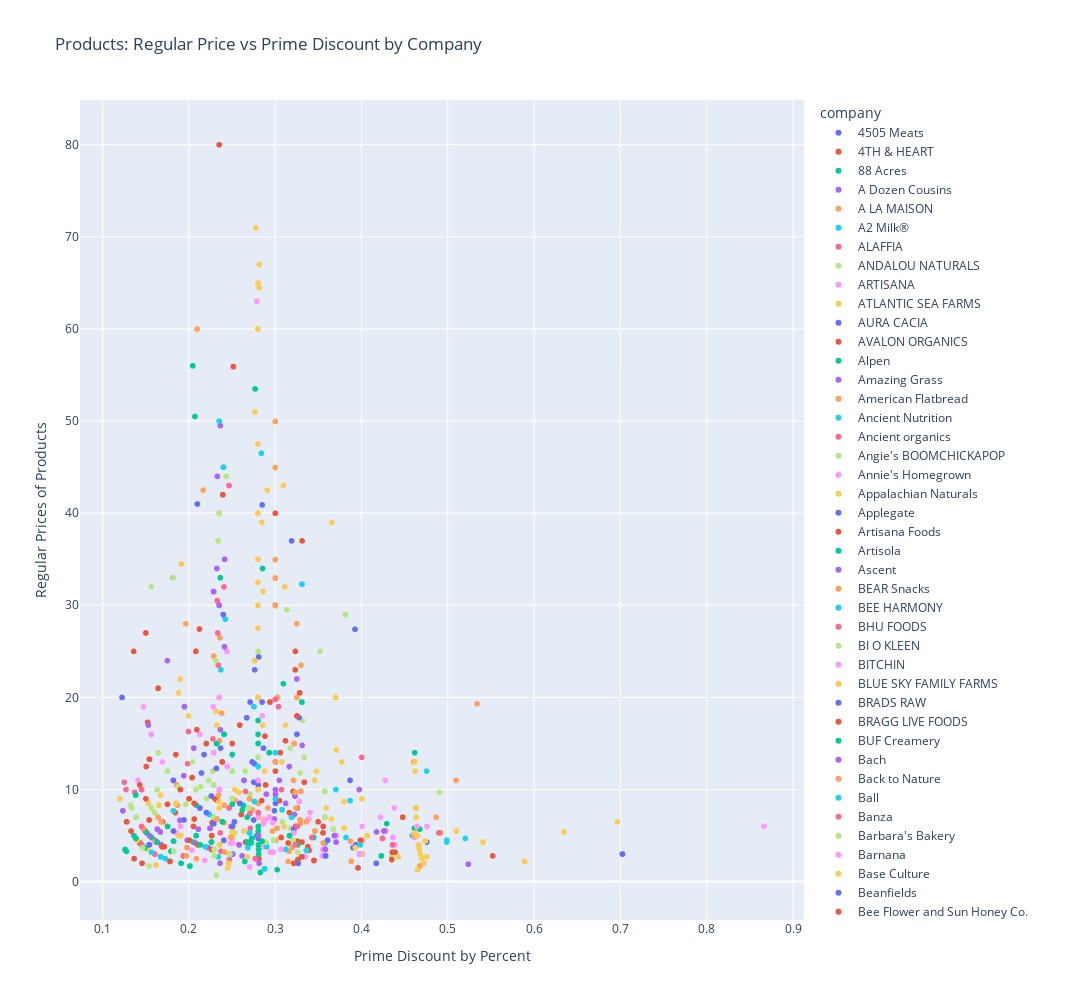

Notebook code for this chart:
### Markdown cell above
## We can tell that most items that are featured on sale whether that be for non-prime members or prime members, are under $10
### Adding a legend of multiple companies is used for interactivity
#### If you know a favorite company of yours that sells a product at Whole Foods, try double clicking on them to see whether they have items on sale that meet your discounted needs!

### Code cell
import matplotlib as plt
import plotly.express as px
import plotly.graph_objects as go

fig = px.scatter(df.sort_values(by='company'), x="prime_discount", y="regular", color="company", title="Products: Regular Price vs Prime Discount by Company", hover_data=['product', 'sale', 'prime'], width=1400, height=1000,
labels={
    "regular": "Regular Prices of Products",
    "prime_discount": "Prime Discount by Percent"
})
fig.show()
